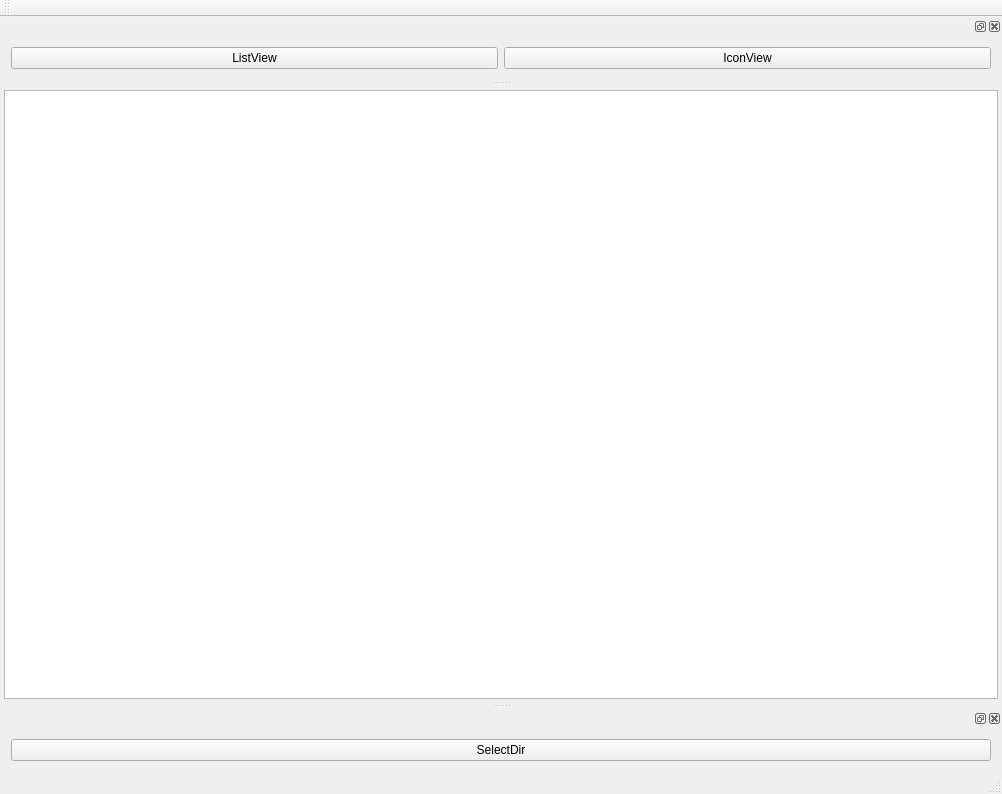
<?xml version="1.0" encoding="UTF-8"?>
<ui version="4.0">
 <class>MainWindow</class>
 <widget class="QMainWindow" name="MainWindow">
  <property name="geometry">
   <rect>
    <x>0</x>
    <y>0</y>
    <width>1002</width>
    <height>794</height>
   </rect>
  </property>
  <property name="windowTitle">
   <string>MainWindow</string>
  </property>
  <widget class="QWidget" name="centralWidget">
   <layout class="QHBoxLayout" name="horizontalLayout_4">
    <property name="spacing">
     <number>4</number>
    </property>
    <property name="leftMargin">
     <number>4</number>
    </property>
    <property name="topMargin">
     <number>4</number>
    </property>
    <property name="rightMargin">
     <number>4</number>
    </property>
    <property name="bottomMargin">
     <number>4</number>
    </property>
    <item>
     <widget class="QListWidget" name="listWidgetMain"/>
    </item>
   </layout>
  </widget>
  <widget class="QMenuBar" name="menuBar">
   <property name="geometry">
    <rect>
     <x>0</x>
     <y>0</y>
     <width>1002</width>
     <height>26</height>
    </rect>
   </property>
  </widget>
  <widget class="QToolBar" name="mainToolBar">
   <attribute name="toolBarArea">
    <enum>TopToolBarArea</enum>
   </attribute>
   <attribute name="toolBarBreak">
    <bool>false</bool>
   </attribute>
  </widget>
  <widget class="QStatusBar" name="statusBar"/>
  <widget class="QDockWidget" name="dockWidgetSelectDir">
   <attribute name="dockWidgetArea">
    <number>8</number>
   </attribute>
   <widget class="QWidget" name="dockWidgetContentsSelectDir">
    <layout class="QHBoxLayout" name="horizontalLayout_3">
     <item>
      <widget class="QPushButton" name="pushButtonSelectDir">
       <property name="text">
        <string>SelectDir</string>
       </property>
      </widget>
     </item>
    </layout>
   </widget>
  </widget>
  <widget class="QDockWidget" name="dockWidgetChangeVisible">
   <attribute name="dockWidgetArea">
    <number>4</number>
   </attribute>
   <widget class="QWidget" name="dockWidgetContentsChangeVisible">
    <layout class="QHBoxLayout" name="horizontalLayout">
     <item>
      <widget class="QPushButton" name="pushButtonListView">
       <property name="text">
        <string>ListView</string>
       </property>
      </widget>
     </item>
     <item>
      <widget class="QPushButton" name="pushButtonIconView">
       <property name="text">
        <string>IconView</string>
       </property>
      </widget>
     </item>
    </layout>
   </widget>
  </widget>
 </widget>
 <layoutdefault spacing="6" margin="11"/>
 <resources>
  <include location="mainwindow.qrc"/>
 </resources>
 <connections/>
</ui>
